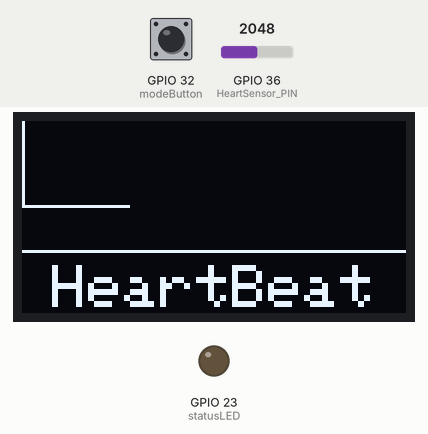
Recording of a sketch running on a simulated ESP32. Parts: 128×64 one-colour display, output pins drawn as LEDs (lit = HIGH). The test bench sets the inputs (shaded band); at power-on: GPIO 32 (modeButton) HIGH, GPIO 36 (HeartSensor_PIN) = 2048 (analog values on the 0–4095 scale).

Above: at 5.2 s.
5.3 s: GPIO 32 (modeButton) pulled LOW for 0.15 s
At 6.1 s:
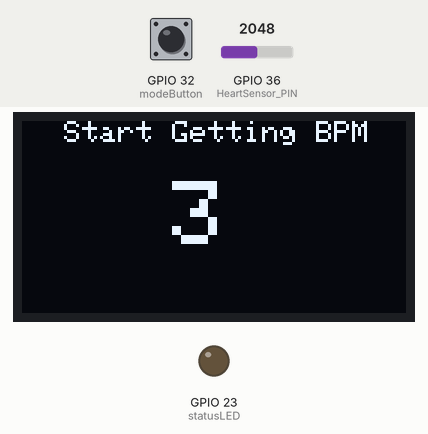
8.4 s: GPIO 36 (HeartSensor_PIN) set to 2866
11.4 s: GPIO 32 (modeButton) pulled LOW for 1 s
At 13.6 s:
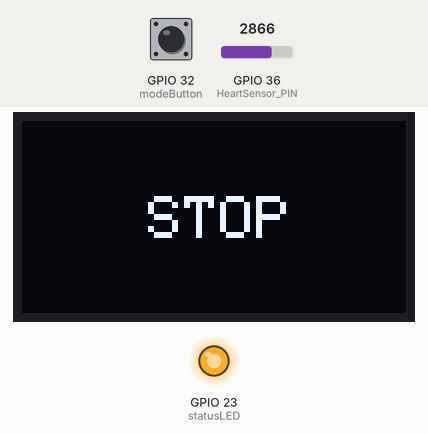
15.4 s: GPIO 36 (HeartSensor_PIN) set to 2067
At 15.69 s:
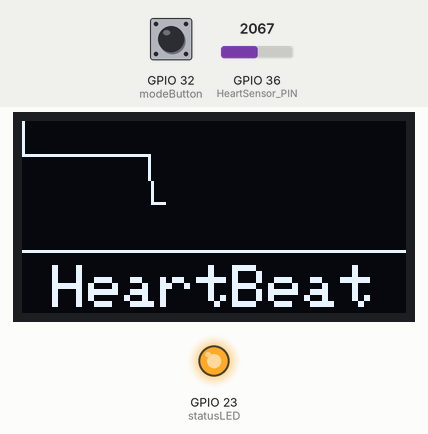
18.4 s: GPIO 36 (HeartSensor_PIN) set to 1972
At 18.48 s:
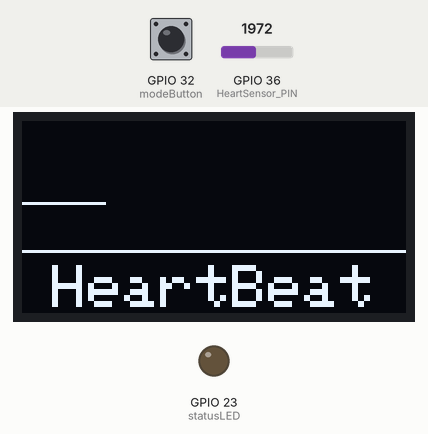
Timing chart, 0 to 21.4 s (numbered marks = the images above; inputs shaded):
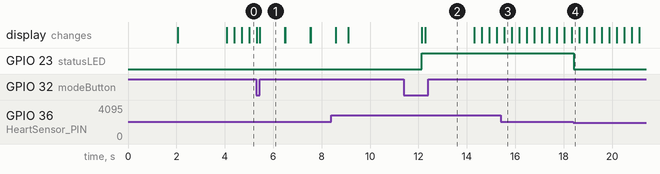

Measured:
- the behaviour switches between 2000 and 1999 on GPIO 36 (HeartSensor_PIN) (found by bisection; images 3 and 4)
- after the input at 5.3 s, the display: first differs from a run without the input after 0.15 s (image 1)
- after the input at 11.4 s, the display: first differs from a run without the input after 0.88 s (image 2)
- after the input at 18.4 s, GPIO 23 (statusLED): HIGH → LOW at once

The sketch:

HeartRateMonitorOLED.ino
```cpp
#include <Wire.h>
#include <Adafruit_GFX.h>
#include <Adafruit_SSD1306.h>

#define HeartSensor_PIN 36
#define statusLED       23
#define modeButton      32

#define DISP_WIDTH 128
#define DISP_HEIGHT 64
#define DISP_RESET -1

Adafruit_SSD1306 oled(DISP_WIDTH, DISP_HEIGHT, &Wire, DISP_RESET);

unsigned long timePrevPulse = 0;
unsigned long timePrevBPM = 0;

const long readInterval = 20;
const long bpmInterval = 1000;

int readTimer = 0;
int pulseRaw = 0;
int pulseMax = 520;
int pulseMin = 500;

int beatCounter = 0;
bool pulseFlag = true;
int currentBPM = 0;

int px = 0, py = 0;
int pxLast = 0, pyLast = 0;

bool bpmActive = false;

const unsigned char HeartIcon [] PROGMEM = {
  0x00, 0x00, 0x18, 0x30, 0x3c, 0x78, 0x7e, 0xfc,
  0xff, 0xfe, 0xff, 0xfe, 0xee, 0xee, 0xd5, 0x56,
  0x7b, 0xbc, 0x3f, 0xf8, 0x1f, 0xf0, 0x0f, 0xe0,
  0x07, 0xc0, 0x03, 0x80, 0x01, 0x00, 0x00, 0x00
};

void calculateHeartRate() {
  unsigned long currentMillis = millis();

  if (currentMillis - timePrevPulse >= readInterval) {
    timePrevPulse = currentMillis;

    pulseRaw = analogRead(HeartSensor_PIN);

    if (pulseRaw > pulseMax && pulseFlag) {
      if (bpmActive) beatCounter++;
      pulseFlag = false;
      digitalWrite(statusLED, HIGH);
    }

    if (pulseRaw < pulseMin) {
      pulseFlag = true;
      digitalWrite(statusLED, LOW);
    }

    drawPulseGraph();
  }

  if (millis() - timePrevBPM >= bpmInterval) {
    timePrevBPM = millis();

    if (bpmActive) {
      readTimer++;
      if (readTimer > 10) {
        readTimer = 1;
        currentBPM = beatCounter * 6;
        Serial.print("BPM : ");
        Serial.println(currentBPM);

        oled.fillRect(20, 48, 108, 18, BLACK);
        oled.drawBitmap(0, 47, HeartIcon, 16, 16, WHITE);
        oled.drawLine(0, 43, 127, 43, WHITE);

        oled.setTextSize(2);
        oled.setTextColor(WHITE);
        oled.setCursor(20, 48);
        oled.print(": ");
        oled.print(currentBPM);
        oled.setCursor(92, 48);
        oled.print("BPM");
        oled.display();

        beatCounter = 0;
      }
    }
  }
}

void drawPulseGraph() {
  if (px > 127) {
    oled.fillRect(0, 0, 128, 42, BLACK);
    px = 0;
    pxLast = 0;
  }

  int val = pulseRaw;
  val = constrain(val, 350, 850);
  int mappedY = map(val, 350, 850, 0, 40);
  py = 40 - mappedY;

  oled.writeLine(pxLast, pyLast, px, py, WHITE);
  oled.display();

  pxLast = px;
  pyLast = py;
  px++;
}

void setup() {
  Serial.begin(115200);
  Serial.println();
  delay(2000);

  analogReadResolution(10);
  pinMode(statusLED, OUTPUT);
  pinMode(modeButton, INPUT_PULLUP);

  if (!oled.begin(SSD1306_SWITCHCAPVCC, 0x3C)) {
    Serial.println(F("Display init failed"));
    for(;;);
  }

  oled.clearDisplay();
  oled.setTextColor(WHITE);
  oled.setTextSize(2);
  oled.setCursor(37, 0);
  oled.print("ESP32");
  oled.setCursor(13, 20);
  oled.print("HEARTBEAT");
  oled.setCursor(7, 40);
  oled.print("MONITORING");
  oled.display();
  delay(2000);

  oled.clearDisplay();
  oled.drawLine(0, 43, 127, 43, WHITE);
  oled.setTextSize(2);
  oled.setCursor(10, 48);
  oled.print("HeartBeat");
  oled.display();
}

void loop() {
  if (digitalRead(modeButton) == LOW) {
    delay(100);

    beatCounter = 0;
    currentBPM = 0;
    px = 0;
    py = 0;
    pxLast = 0;
    pyLast = 0;

    bpmActive = !bpmActive;

    if (bpmActive) {
      oled.clearDisplay();
      oled.setTextSize(1);
      oled.setCursor(14, 0);
      oled.print("Start Getting BPM");
      oled.setTextSize(3);

      for (byte i = 3; i > 0; i--) {
        oled.setCursor(50, 20);
        oled.print(i);
        oled.display();
        delay(1000);
        oled.setTextColor(BLACK);
        oled.setCursor(50, 20);
        oled.print(i);
        oled.display();
        oled.setTextColor(WHITE);
      }

      delay(500);

      oled.clearDisplay();
      oled.setTextSize(1);
      oled.setCursor(0, 12);
      oled.print("     Please wait");
      oled.setCursor(0, 22);
      oled.print("     10  seconds");
      oled.setCursor(0, 32);
      oled.print("       to get");
      oled.setCursor(0, 42);
      oled.print("    the BPM value");
      oled.display();
      delay(3000);

      oled.clearDisplay();
      oled.drawBitmap(0, 47, HeartIcon, 16, 16, WHITE);
      oled.drawLine(0, 43, 127, 43, WHITE);
      oled.setTextSize(2);
      oled.setCursor(20, 48);
      oled.print(": 0 ");
      oled.setCursor(92, 48);
      oled.print("BPM");
      oled.display();
    } else {
      oled.clearDisplay();
      oled.setTextSize(2);
      oled.setCursor(42, 25);
      oled.print("STOP");
      oled.display();
      delay(2000);

      oled.clearDisplay();
      oled.drawLine(0, 43, 127, 43, WHITE);
      oled.setTextSize(2);
      oled.setCursor(10, 48);
      oled.print("HeartBeat");
      oled.display();
    }
  }

  calculateHeartRate();
}
```
